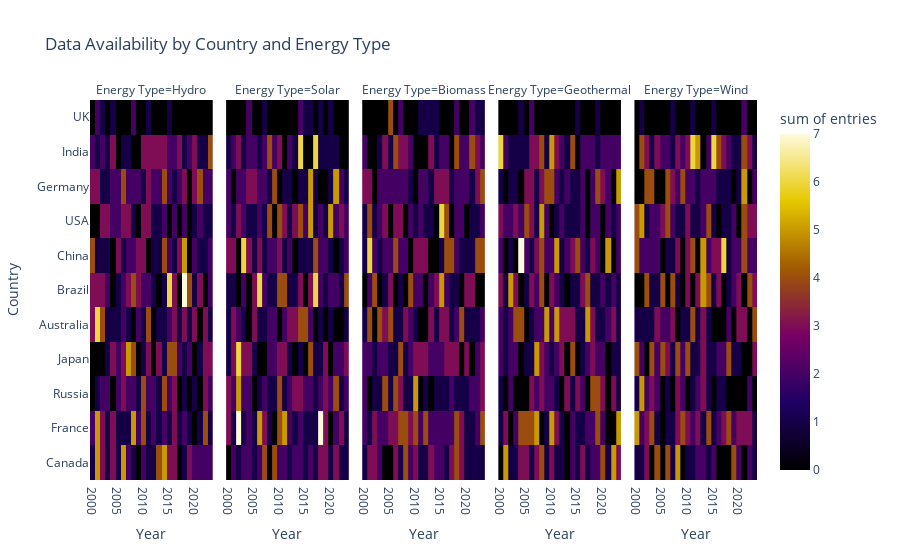

This figure's notebook cell:
### Markdown cell above
This variability in the number of registries for each `Country` and each `Energy Type` reflects the specific circumstances and reporting practices of each country. Some countries may have more consistent data collection processes or prioritize certain energy sources, leading to more comprehensive records. Understanding these differences is essential for interpreting the dataset accurately and avoiding biased conclusions in the analysis.  
To visualize this variation, the following heatmap displays the availability of data across different countries, years, and energy types. Each subplot corresponds to a specific energy type, and the color intensity indicates the number of entries for each country–year combination.

### Code cell
train_df_copy['entries'] = 1 

fig = px.density_heatmap(
    train_df_copy,
    x='Year',
    y='Country',
    z='entries',
    facet_col='Energy Type',
    nbinsx=len(train_df['Year'].unique()),
    nbinsy=len(train_df['Country'].unique()),
    color_continuous_scale='electric',
    title='Data Availability by Country and Energy Type'
)
fig.show()

train_df_copy.drop('entries', axis= 1, inplace= True)

### Figure 1 — Plotly figure (JSON) as saved in the notebook; plotly's stock layout.template omitted (floating-point values rounded to 4 significant figures; data arrays with more than 128 entries replaced by an {"elided": "..."} marker saying what was removed)
{"data": [{"coloraxis": "coloraxis", "histfunc": "sum", "hovertemplate": "Energy Type=Hydro<br>Year=%{x}<br>Country=%{y}<br>sum of entries=%{z}<extra></extra>", "name": "", "nbinsx": 24, "nbinsy": 11, "type": "histogram2d", "x": {"elided": "474 int values"}, "xaxis": "x", "xbingroup": "x", "y": {"elided": "474 str values"}, "yaxis": "y", "ybingroup": "y", "z": {"elided": "474 int values"}}, {"coloraxis": "coloraxis", "histfunc": "sum", "hovertemplate": "Energy Type=Solar<br>Year=%{x}<br>Country=%{y}<br>sum of entries=%{z}<extra></extra>", "name": "", "nbinsx": 24, "nbinsy": 11, "type": "histogram2d", "x": {"elided": "475 int values"}, "xaxis": "x2", "xbingroup": "x", "y": {"elided": "475 str values"}, "yaxis": "y2", "ybingroup": "y", "z": {"elided": "475 int values"}}, {"coloraxis": "coloraxis", "histfunc": "sum", "hovertemplate": "Energy Type=Biomass<br>Year=%{x}<br>Country=%{y}<br>sum of entries=%{z}<extra></extra>", "name": "", "nbinsx": 24, "nbinsy": 11, "type": "histogram2d", "x": {"elided": "485 int values"}, "xaxis": "x3", "xbingroup": "x", "y": {"elided": "485 str values"}, "yaxis": "y3", "ybingroup": "y", "z": {"elided": "485 int values"}}, {"coloraxis": "coloraxis", "histfunc": "sum", "hovertemplate": "Energy Type=Geothermal<br>Year=%{x}<br>Country=%{y}<br>sum of entries=%{z}<extra></extra>", "name": "", "nbinsx": 24, "nbinsy": 11, "type": "histogram2d", "x": {"elided": "488 int values"}, "xaxis": "x4", "xbingroup": "x", "y": {"elided": "488 str values"}, "yaxis": "y4", "ybingroup": "y", "z": {"elided": "488 int values"}}, {"coloraxis": "coloraxis", "histfunc": "sum", "hovertemplate": "Energy Type=Wind<br>Year=%{x}<br>Country=%{y}<br>sum of entries=%{z}<extra></extra>", "name": "", "nbinsx": 24, "nbinsy": 11, "type": "histogram2d", "x": {"elided": "478 int values"}, "xaxis": "x5", "xbingroup": "x", "y": {"elided": "478 str values"}, "yaxis": "y5", "ybingroup": "y", "z": {"elided": "478 int values"}}], "layout": {"annotations": [{"font": {}, "showarrow": false, "text": "Energy Type=Hydro", "x": 0.092, "xanchor": "center", "xref": "paper", "y": 1, "yanchor": "bottom", "yref": "paper"}, {"font": {}, "showarrow": false, "text": "Energy Type=Solar", "x": 0.296, "xanchor": "center", "xref": "paper", "y": 1, "yanchor": "bottom", "yref": "paper"}, {"font": {}, "showarrow": false, "text": "Energy Type=Biomass", "x": 0.5, "xanchor": "center", "xref": "paper", "y": 1, "yanchor": "bottom", "yref": "paper"}, {"font": {}, "showarrow": false, "text": "Energy Type=Geothermal", "x": 0.704, "xanchor": "center", "xref": "paper", "y": 1, "yanchor": "bottom", "yref": "paper"}, {"font": {}, "showarrow": false, "text": "Energy Type=Wind", "x": 0.908, "xanchor": "center", "xref": "paper", "y": 1, "yanchor": "bottom", "yref": "paper"}], "coloraxis": {"colorbar": {"title": {"text": "sum of entries"}}, "colorscale": [[0, "rgb(0,0,0)"], [0.2, "rgb(30,0,100)"], [0.4, "rgb(120,0,100)"], [0.6, "rgb(160,90,0)"], [0.8, "rgb(230,200,0)"], [1, "rgb(255,250,220)"]]}, "legend": {"tracegroupgap": 0}, "title": {"text": "Data Availability by Country and Energy Type"}, "xaxis": {"anchor": "y", "domain": [0, 0.184], "title": {"text": "Year"}}, "xaxis2": {"anchor": "y2", "domain": [0.204, 0.388], "matches": "x", "title": {"text": "Year"}}, "xaxis3": {"anchor": "y3", "domain": [0.408, 0.592], "matches": "x", "title": {"text": "Year"}}, "xaxis4": {"anchor": "y4", "domain": [0.612, 0.796], "matches": "x", "title": {"text": "Year"}}, "xaxis5": {"anchor": "y5", "domain": [0.816, 1], "matches": "x", "title": {"text": "Year"}}, "yaxis": {"anchor": "x", "domain": [0, 1], "title": {"text": "Country"}}, "yaxis2": {"anchor": "x2", "domain": [0, 1], "matches": "y", "showticklabels": false}, "yaxis3": {"anchor": "x3", "domain": [0, 1], "matches": "y", "showticklabels": false}, "yaxis4": {"anchor": "x4", "domain": [0, 1], "matches": "y", "showticklabels": false}, "yaxis5": {"anchor": "x5", "domain": [0, 1], "matches": "y", "showticklabels": false}}}
